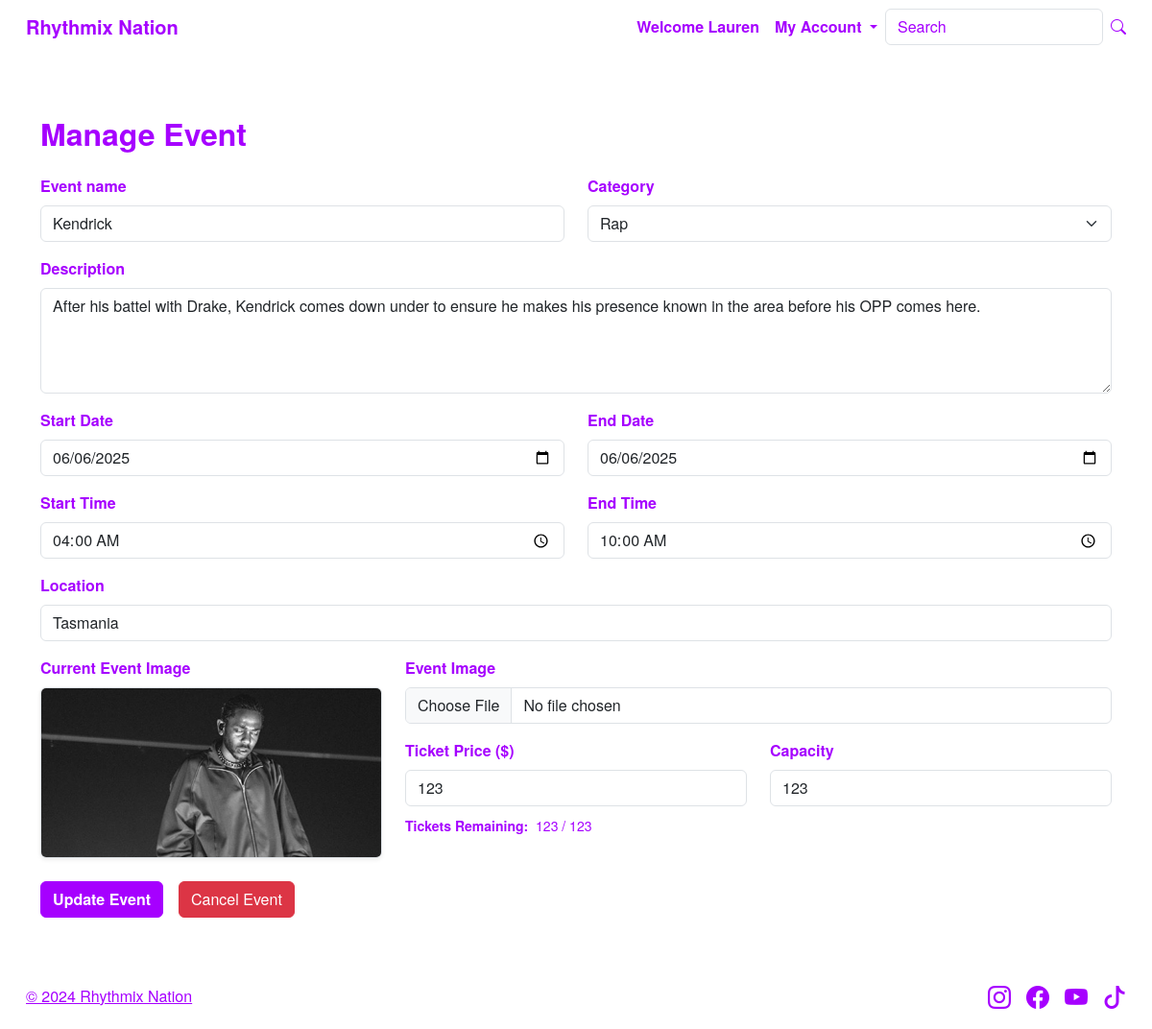
Screenshot of /experiences/7/manage (signed in) with the database file from the repository.
### website/models.py (models this page shows, shortened)
class User(db.Model, UserMixin):
    __tablename__ = 'users'
    id = db.Column(db.Integer, primary_key=True)
    username = db.Column(db.String(150), unique=True, nullable=False)
    first_name = db.Column(db.String(150), nullable=False)
    last_name = db.Column(db.String(150), nullable=False)
    phone_number = db.Column(db.String(150), nullable=False)
    street_address = db.Column(db.String(150), nullable=False)
    email = db.Column(db.String(255), unique=True, nullable=False)
    password_hash = db.Column(db.String(255), nullable=False)
    date_joined = db.Column(db.DateTime, default=datetime.now())
    comments = db.relationship('Comment', backref='user')
    gender = db.Column(db.String(10), nullable=False)
    profile_image = db.Column(db.String(150), nullable=True, default='img/default_avatar.png')

class Event(db.Model):
    __tablename__ = 'events'
    id = db.Column(db.Integer, primary_key=True)
    event_name = db.Column(db.String(150), nullable=False)
    category_id = db.Column(db.Integer, db.ForeignKey('categories.id'), nullable=False)
    event_description = db.Column(db.Text, nullable=False)
    start_date = db.Column(db.DateTime, nullable=False)
    start_time = db.Column(Time, nullable=False)  # Changed from String to Time
    end_date = db.Column(db.DateTime, nullable=False)
    end_time = db.Column(Time, nullable=False)    # Changed from String to Time
    event_location = db.Column(db.String(150), nullable=False)
    event_image = db.Column(db.String(150), nullable=False)
    ticket_price = db.Column(db.Float, nullable=False)
    capacity = db.Column(db.Integer, nullable=False)
    comment = db.relationship('Comment', backref='event', lazy='dynamic')
    user_id = db.Column(db.Integer, db.ForeignKey('users.id'), nullable=False)
    event_status = db.Column(db.String(20), nullable=False, default='Open')

### website/events.py (the view, shortened to what this page needs)
@eventbp.route('/<id>/manage', methods=['GET', 'POST'])
@login_required
def manage_event(id):
    event = db.session.scalar(db.select(Event).where(Event.id == id))
    if event.user_id != current_user.id:
        flash("You are not authorized to manage this event.", "danger")
        return redirect(url_for('event.show', id=id))
    form = EventManagementForm(obj=event)
    form.category_id.choices = [(-1, "Select a category...")] + [
        (c.id, c.name) for c in Category.query.all()
    ]
    form.category_id.data = event.category_id
    total_booked = db.session.query(func.sum(Booking.quantity)).filter(Booking.event_id == event.id).scalar() or 0
    remaining_tickets = event.capacity - total_booked
    return render_template('experiences/manage.html', form=form, event=event, remaining_tickets=remaining_tickets)

### website/forms.py (shortened to what this page needs)
class EventManagementForm(FlaskForm):
    event_name = StringField('Event name', validators=[InputRequired()])
    category_id = SelectField(
        'Category',
        coerce=int,
        validators=[NumberRange(min=1, message="Please select a category.")]
    )
    event_description = TextAreaField('Description', validators=[InputRequired()])
    start_date = DateField('Start Date', validators=[InputRequired()])
    end_date = DateField('End Date', validators=[InputRequired()])
    start_time = TimeField('Start Time', validators=[InputRequired()])
    end_time = TimeField('End Time', validators=[InputRequired()])
    event_location = StringField('Location', validators=[InputRequired()])
    event_image = FileField('Event Image', validators=[
        FileAllowed(ALLOWED_FILE, message='Only supports PNG, JPG, png, jpg')
    ])
    ticket_price = IntegerField('Ticket Price ($)', validators=[InputRequired(), NumberRange(min=0, message='Ticket price cannot be negative')])
    capacity = IntegerField('Capacity', validators=[InputRequired(), NumberRange(min=1, message='Capacity must be at least 1')])
    submit = SubmitField("Create")

### website/templates/experiences/manage.html (shortened to what this page needs)
{% extends "base.html" %}
{% block content %}
<div class="container my-5">
    <h2 class="section-title mb-4">Manage Event</h2>
    <form method="POST" enctype="multipart/form-data">
        <div class="row mb-3">
            <div class="col-md-6">
                {{ form.event_name.label(class="form-label") }}
                {{ form.event_name(class="form-control") }}
            </div>
            <div class="col-md-6">
                {{ form.category_id.label(class="form-label") }}
                {{ form.category_id(class="form-select") }}
            </div>
        </div>
        <div class="mb-3">
            {{ form.event_description.label(class="form-label") }}
            {{ form.event_description(class="form-control", rows="4") }}
        </div>
        <div class="row mb-3">
            <div class="col-md-6">
                {{ form.start_date.label(class="form-label") }}
                {{ form.start_date(class="form-control") }}
            </div>
            <div class="col-md-6">
                {{ form.end_date.label(class="form-label") }}
                {{ form.end_date(class="form-control") }}
            </div>
        </div>
        <div class="row mb-3">
            <div class="col-md-6">
                {{ form.start_time.label(class="form-label") }}
                {{ form.start_time(class="form-control") }}
            </div>
            <div class="col-md-6">
                {{ form.end_time.label(class="form-label") }}
                {{ form.end_time(class="form-control") }}
            </div>
        </div>
        <div class="mb-3">
            {{ form.event_location.label(class="form-label") }}
            {{ form.event_location(class="form-control") }}
        </div>
        <div class="row mb-4 align-items-start">
            <div class="col-md-4">
                <label class="form-label">Current Event Image</label><br>
                <img src="{{ event.event_image }}" alt="Current Event Image" class="img-fluid rounded border shadow-sm">
            </div>
            <div class="col-md-8">
                <div class="mb-3">
                    {{ form.event_image.label(class="form-label") }}
                    {{ form.event_image(class="form-control") }}
                </div>
                <div class="row mb-2">
                    <div class="col-md-6">
                        {{ form.ticket_price.label(class="form-label") }}
                        {{ form.ticket_price(class="form-control") }}
                    </div>
                    <div class="col-md-6">
                        {{ form.capacity.label(class="form-label") }}
                        {{ form.capacity(class="form-control") }}
                    </div>
                </div>
                {% if remaining_tickets is not none %}
                    <div class="text-muted mt-1">
                        <small>
                            <strong>Tickets Remaining:</strong> {{ remaining_tickets }} / {{ event.capacity }}
                        </small><br>
                    </div>
                {% endif %}
            </div>
        </div>
        <div class="d-flex gap-3 mt-4">
            <button type="submit" class="btn button-color button-hover">Update Event</button>
            <button type="button" class="btn btn-danger" data-bs-toggle="modal" data-bs-target="#cancelModal">Cancel Event</button>
        </div>
    </form>
</div>
{% endblock %}

### website/templates/base.html (shortened to what this page needs)
<!DOCTYPE html>
<html>
<head>
    <link href="https://cdn.jsdelivr.net/npm/bootstrap@5.3.2/dist/css/bootstrap.min.css" rel="stylesheet">
    <link rel="stylesheet" href="{{ url_for('static', filename='style/styles.css') }}">
    <link rel="stylesheet" href="https://cdn.jsdelivr.net/npm/bootstrap-icons@1.10.5/font/bootstrap-icons.css">
</head>
<body>
<div class="wrapper d-flex flex-column min-vh-100">
    <header>
        <nav class="navbar navbar-expand-lg">
            <div class="container-fluid">
                <a class="navbar-brand page-title" href="{{ url_for('main.index') }}">Rhythmix Nation</a>
                <div class="collapse navbar-collapse justify-content-end" id="navbarSupportedContent">
                    <ul class="navbar-nav mb-2 mb-lg-0">
                        {% if current_user.is_authenticated %}
                            <li class="nav-item">
                                <span class="nav-link disabled text-muted">Welcome {{ current_user.first_name }}</span>
                            </li>
                            <li class="nav-item dropdown">
                                <a class="nav-link dropdown-toggle" href="#" role="button" data-bs-toggle="dropdown" aria-expanded="false">
                                    My Account
                                </a>
                            </li>
                        {% endif %}
                    </ul>
                    <form action="{{ url_for('main.search') }}" method="get" class="form-inline d-flex flex-nowrap align-items-center" role="search">
                        <input class="form-control me-2" type="text" name="search" id="searchForm"
                            value="{{ request.args.get('search', '') }}" placeholder="Search" aria-label="Search">
                        <button type="submit" class="icon-button" aria-label="Search">
                            <i class="bi bi-search"></i>
                        </button>
                    </form>
                </div>
            </div>
        </nav>
    </header>
    <main class="flex-grow-1">
        {% block content %}{% endblock %}
    </main>
    <footer class="footer mt-auto py-3 border-top bg-light text-center">
        <div class="container-fluid d-flex flex-wrap justify-content-between align-items-center">
            <div class="col-md-4 d-flex align-items-center">
                <a class="mb-3 mb-md-0 text-muted" href="404.html">© 2024 Rhythmix Nation</a>
            </div>
            <ul class="nav col-md-4 justify-content-end list-unstyled d-flex">
                <li class="ms-3"><a class="text-muted" href="https://www.instagram.com" target="_blank"><i class="bi bi-instagram" style="font-size: 1.5rem;"></i></a></li>
                <li class="ms-3"><a class="text-muted" href="https://www.facebook.com" target="_blank"><i class="bi bi-facebook" style="font-size: 1.5rem;"></i></a></li>
                <li class="ms-3"><a class="text-muted" href="https://www.youtube.com" target="_blank"><i class="bi bi-youtube" style="font-size: 1.5rem;"></i></a></li>
                <li class="ms-3"><a class="text-muted" href="https://www.tiktok.com" target="_blank"><i class="bi bi-tiktok" style="font-size: 1.5rem;"></i></a></li>
            </ul>
        </div>
    </footer>
</div>
</body>
</html>

### website/static/style/styles.css (style rules this page uses)
body { font-family: "Helvetica Neue", Arial, sans-serif; background-color: #fff; color: #a600ff !important; }
.text-muted { color: #a600ff !important; }
.form-control::placeholder { color: #a600ff; }
strong, .modal-label, .section-title, h1, h2, h3, h4, h5, h6 { font-weight: bold; }
header { padding-inline: 15px; }
.navbar { background-color: #fff; }
.navbar-brand { font-weight: bold; color: #a600ff !important; text-decoration: none; }
.nav-link { font-weight: bold; color: #a600ff !important; text-decoration: none; }
.button-color { font-weight: bold; background-color: #a600ff; border-color: #a600ff; color: #fff; transition: all 0.3s ease; }
.icon-button, .icon-button:hover .button-color, .button-color:hover, .button-color:focus, .button-color:active, .button-color.active, .button-color:visited { background-color: #a600ff !important; border-color: #a600ff !important; color: #fff !important; }
footer { padding-inline: 15px; }
html, body { height: 100%; }
body { display: flex; flex-direction: column; min-height: 100vh; }
main { flex: 1; }
.form-label, .section-title { color: #a600ff; font-weight: bold; text-decoration: none; }
strong { margin-right: 4px; }
.wrapper { display: flex; flex-direction: column; min-height: 100vh; }
main { flex-grow: 1; }
.footer { margin-top: auto; background-color: #fff !important; border-top: none !important; }
.icon-button { background: transparent; border: none; display: flex; align-items: center; justify-content: center; cursor: pointer; }
.icon-button { background: none !important; border: none !important; outline: none !important; box-shadow: none !important; padding: 0 !important; margin: 0 !important; display: inline-flex; align-items: center; justify-content: center; cursor: pointer; }
.icon-button i { color: #a600ff !important; }

### rows the page displays
User: first_name "Lauren"
Event: event_name "Kendrick", category_id "Rap", event_description "After his battel with Drake, Kendrick comes down under to ensure he makes his presence known in the area before his OPP comes here.", start_date "06/06/2025", end_date "06/06/2025", start_time "04:00", end_time "10:00", event_location "Tasmania", event_image (picture), ticket_price "123", capacity "123"

### other values shown
{{ remaining_tickets }} "123"
